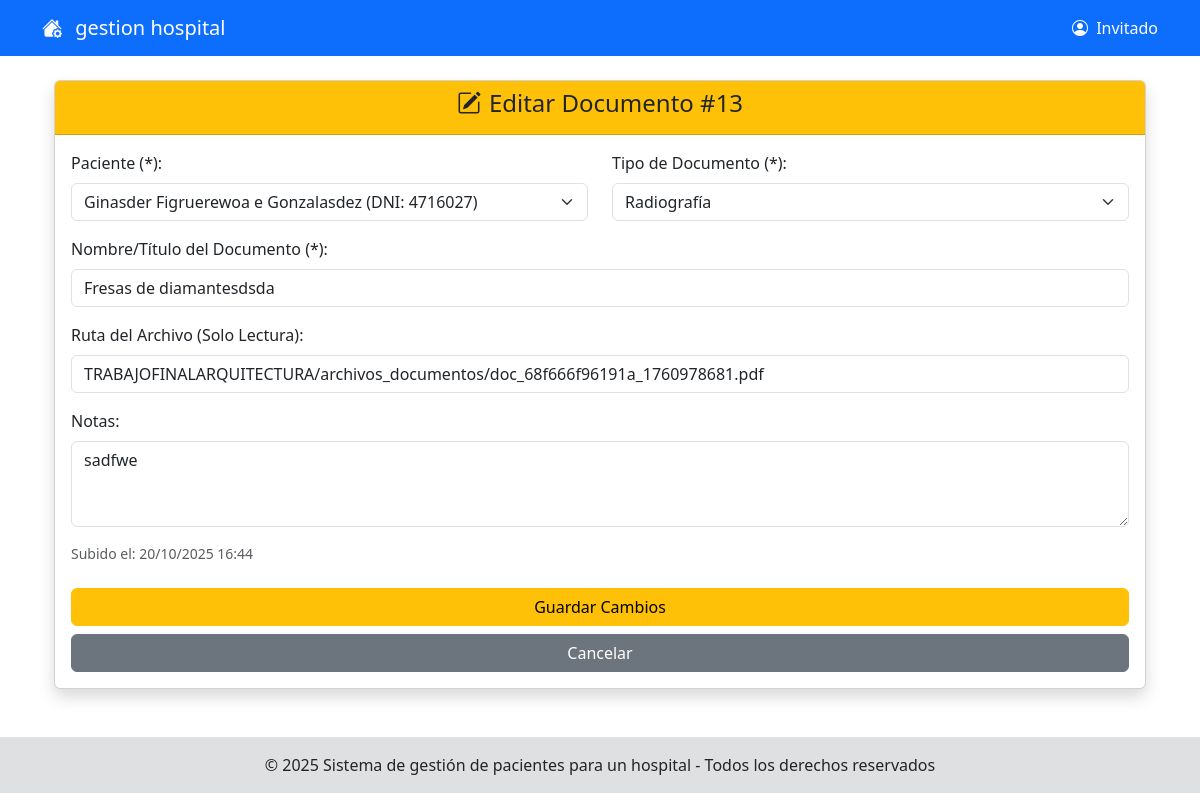
/modeloRol/enfermera/gestionManejoDocumento/editarDocumento/indexEditarDocumento.php?id=13, run on the app's committed database.
### tables this page shows
CREATE TABLE `documentos` (
  `id_documento` int(11) NOT NULL,
  `id_paciente` int(11) NOT NULL,
  `tipo` enum('Radiografía','Consentimiento','Historial','Otro') NOT NULL,
  `nombre` varchar(100) NOT NULL,
  `ruta_archivo` varchar(255) NOT NULL,
  `notas` text DEFAULT NULL,
  `subido_en` timestamp NOT NULL DEFAULT current_timestamp(),
  `subido_por` int(11) DEFAULT NULL COMMENT 'ID del usuario que subió el documento'
);

### modeloRol/enfermera/gestionManejoDocumento/editarDocumento/indexEditarDocumento.php (called while the page is built)
<?php
include_once('./formEditarDocumento.php');
$obj = new formEditarDocumento();
$obj->formEditarDocumentoShow();
?>

### modelo/DocumentoDAO.php (called while the page is built, shortened)
<?php
include_once('conexion.php');
class DocumentosDAO
{
    private $connection;
    public function __construct()
    {
        $this->connection = Conexion::getInstancia()->getConnection();
    }
    public function obtenerDocumentoPorId($idDocumento)
    {
        $stmt = $this->connection->prepare("SELECT * FROM documentos WHERE id_documento = ?");
        $stmt->bind_param("i", $idDocumento);
        $stmt->execute();
        $resultado = $stmt->get_result();
        if ($resultado && $fila = $resultado->fetch_assoc()) {
            return $fila;
        }
        return null;
    }
}
class EntidadesDAO
{
    private $connection;
    public function __construct()
    {
        $this->connection = Conexion::getInstancia()->getConnection();
    }
    public function obtenerPacientesDisponibles()
    {
        $sql = "SELECT p.id_paciente, p.dni,
                       CONCAT(u.nombre, ' ', u.apellido_paterno, ' ', u.apellido_materno) AS nombre_completo
                FROM pacientes p
                JOIN usuarios u ON p.id_usuario = u.id_usuario
                WHERE u.activo = 1
                ORDER BY nombre_completo ASC";
        $resultado = $this->connection->query($sql);
        $pacientes = [];
        if ($resultado) {
            while ($fila = $resultado->fetch_assoc()) {
                $pacientes[] = $fila;
            }
        }
        return $pacientes;
    }
}

### modelo/conexion.php (called while the page is built, shortened)
<?php
class Conexion
{
    private static $instancia = null;
    private $connection;
    private $host = 'localhost';
    private $user = 'root';
    private $pass = '';
    private $dbName = 'opipitaltrabajo';
    private function __construct()
    {
        $this->connection = new mysqli($this->host, $this->user, $this->pass, $this->dbName);
        $this->connection->set_charset("utf8");
    }
    public static function getInstancia()
    {
        if (self::$instancia === null) {
            self::$instancia = new Conexion();
        }
        return self::$instancia;
    }
    public function getConnection()
    {
        return $this->connection;
    }
}
?>

### modeloRol/enfermera/gestionManejoDocumento/editarDocumento/formEditarDocumento.php (the view, shortened to what this page needs)
<?php
include_once('../../../../shared/pantalla.php');
include_once('../../../../modelo/DocumentoDAO.php');
class formEditarDocumento extends pantalla
{
    public function formEditarDocumentoShow()
    {
        $idDocumento = $_GET['id'] ?? null;
        $objDAO = new DocumentosDAO();
        $objEntidad = new EntidadesDAO();
        $documento = $objDAO->obtenerDocumentoPorId($idDocumento);
        $pacientes = $objEntidad->obtenerPacientesDisponibles();
        $this->renderFormulario($documento, $pacientes);
    }
    protected function renderFormulario($documento, $pacientes)
    {
        $tipos = ['Radiografía', 'Consentimiento', 'Historial', 'Otro'];
        $iteratorTipos = new AuxiliarIterator($tipos);
        $subidoEn = date('d/m/Y H:i', strtotime($documento['subido_en']));
?>
<div class="container mt-4">
    <div class="card shadow">
        <div class="card-header bg-warning text-dark text-center">
            <h4><i class="bi bi-pencil-square me-2"></i>Editar Documento #<?php echo htmlspecialchars($documento['id_documento']); ?></h4>
        </div>
        <div class="card-body">
            <form action="./getEditarDocumento.php" method="POST">
                <div class="row">
                    <div class="col-md-6 mb-3">
                        <label for="idPaciente" class="form-label">Paciente (*):</label>
                        <select class="form-select" id="idPaciente" name="idPaciente" required>
                            <?php foreach ($pacientes as $p) { ?>
                                <option value="<?php echo htmlspecialchars($p['id_paciente']); ?>" <?php echo ($documento['id_paciente'] == $p['id_paciente']) ? 'selected' : ''; ?>>
                                    <?php echo htmlspecialchars($p['nombre_completo'] . ' (DNI: ' . $p['dni'] . ')'); ?>
                                </option>
                            <?php } ?>
                        </select>
                    </div>
                    <div class="col-md-6 mb-3">
                        <label for="tipo" class="form-label">Tipo de Documento (*):</label>
                        <select class="form-select" id="tipo" name="tipo" required>
                            <?php
                            foreach ($iteratorTipos as $t) {
                                $selected = ($documento['tipo'] == $t) ? 'selected' : '';
                            ?>
                                <option value="<?php echo htmlspecialchars($t); ?>" <?php echo $selected; ?>>
                                    <?php echo htmlspecialchars($t); ?>
                                </option>
                            <?php } ?>
                        </select>
                    </div>
                </div>
                <div class="mb-3">
                    <label for="nombre" class="form-label">Nombre/Título del Documento (*):</label>
                    <input type="text" class="form-control" id="nombre" name="nombre" value="<?php echo htmlspecialchars($documento['nombre']); ?>" maxlength="100" required>
                </div>
                <div class="mb-3">
                    <label for="ruta_archivo" class="form-label">Ruta del Archivo (Solo Lectura):</label>
                    <input type="text" class="form-control" value="<?php echo htmlspecialchars($documento['ruta_archivo']); ?>" readonly>
                </div>
                <div class="mb-3">
                    <label for="notas" class="form-label">Notas:</label>
                    <textarea class="form-control" id="notas" name="notas" rows="3"><?php echo htmlspecialchars($documento['notas'] ?? ''); ?></textarea>
                </div>
                <p class="text-muted small">Subido el: <?php echo htmlspecialchars($subidoEn); ?></p>
                <div class="d-grid gap-2 mt-4">
                    <button type="submit" name="btnEditar" class="btn btn-warning">Guardar Cambios</button>
                    <a href="../indexDocumento.php" class="btn btn-secondary">Cancelar</a>
                </div>
            </form>
        </div>
    </div>
</div>
<?php
    }
}
?>

### data on the page
documentos: id_documento "13", idPaciente "Ginasder Figruerewoa e Gonzalasdez (DNI: 4716027)", nombre "Fresas de diamantesdsda", ruta_archivo "TRABAJOFINALARQUITECTURA/archivos_documentos/doc_68f666f96191a_1760978681.pdf", notas "sadfwe", subido_en "20/10/2025 16:44"

### other printed values
$_SESSION['login'] "Invitado"
form field tipo "Radiografía"
